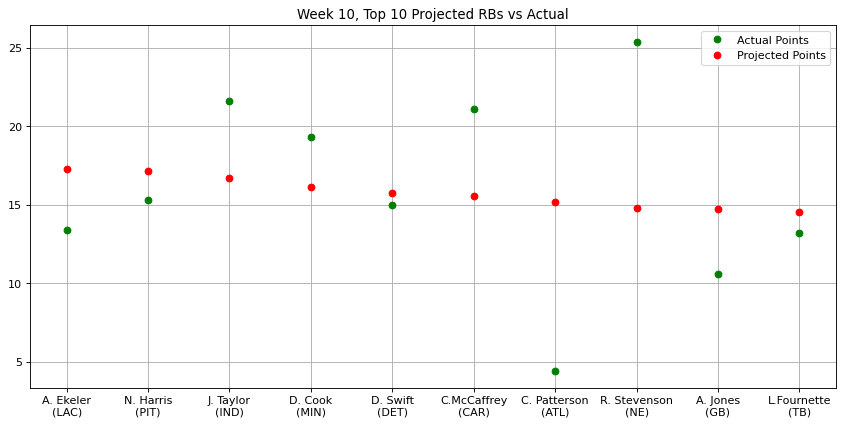

Here is the Python script that generated this plot:
# Stats provided by NFL Fantasy
# Week 10: Top 10 Projected RBs vs Actual Performance

import matplotlib.pyplot as plt
import numpy as np
from matplotlib.pyplot import figure
figure(figsize=(13, 6), dpi=80)

actualPoints = np.array([13.40,15.30,21.60,19.30,15.00,21.10,4.40,25.40,10.60,13.20])
projPoints = np.array([17.29,17.14,16.68,16.12,15.75,15.58,15.17,14.80,14.73,14.52])
players = np.array(["A. Ekeler\n(LAC)","N. Harris\n(PIT)","J. Taylor\n(IND)","D. Cook\n(MIN)","D. Swift\n(DET)",
                    "C.McCaffrey\n(CAR)","C. Patterson\n(ATL)","R. Stevenson\n(NE)","A. Jones\n(GB)","L.Fournette\n(TB)"])

plt.plot(players, actualPoints, 'o', c = 'g', label = 'Actual Points', ms = 6)
plt.plot(projPoints, 'o', c = 'r', label = 'Projected Points', ms = 6)
plt.title("Week 10, Top 10 Projected RBs vs Actual")
plt.legend()
plt.grid()
plt.show()
